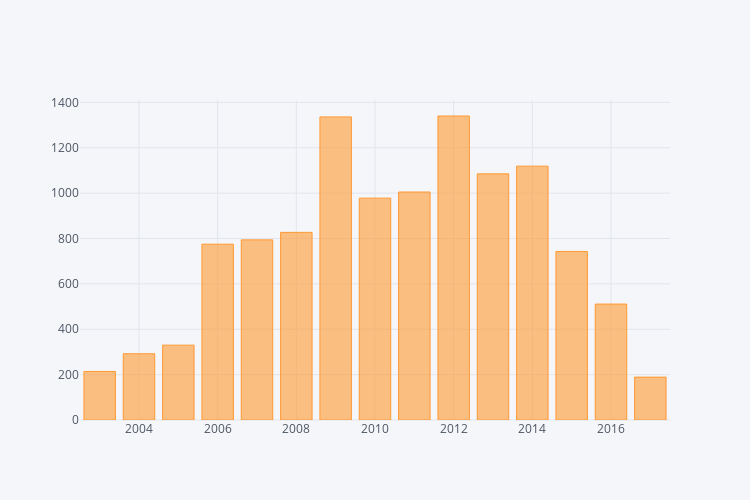

The notebook cell this image was saved under:
### Markdown cell above
## Number of Commits per Year by a specific Author

### Code cell
iplot(commits_per_author_year.loc['Eelco Dolstra'].iplot(asFigure=True, dimensions=(750, 500), kind="bar"))

### Figure 1 — Plotly figure (JSON) as saved in the notebook; plotly's stock layout.template omitted (floating-point values rounded to 4 significant figures)
{"data": [{"marker": {"color": "rgba(255, 153, 51, 0.6)", "line": {"color": "rgba(255, 153, 51, 1.0)", "width": 1}}, "name": "Eelco Dolstra", "orientation": "v", "text": "", "type": "bar", "x": [2003, 2004, 2005, 2006, 2007, 2008, 2009, 2010, 2011, 2012, 2013, 2014, 2015, 2016, 2017], "y": [214, 292, 330, 775, 794, 827, 1336, 978, 1005, 1340, 1085, 1119, 743, 511, 189]}], "layout": {"height": 500, "legend": {"bgcolor": "#F5F6F9", "font": {"color": "#4D5663"}}, "paper_bgcolor": "#F5F6F9", "plot_bgcolor": "#F5F6F9", "titlefont": {"color": "#4D5663"}, "width": 750, "xaxis1": {"gridcolor": "#E1E5ED", "showgrid": true, "tickfont": {"color": "#4D5663"}, "title": "", "titlefont": {"color": "#4D5663"}, "zerolinecolor": "#E1E5ED"}, "yaxis1": {"gridcolor": "#E1E5ED", "showgrid": true, "tickfont": {"color": "#4D5663"}, "title": "", "titlefont": {"color": "#4D5663"}, "zerolinecolor": "#E1E5ED"}}}
